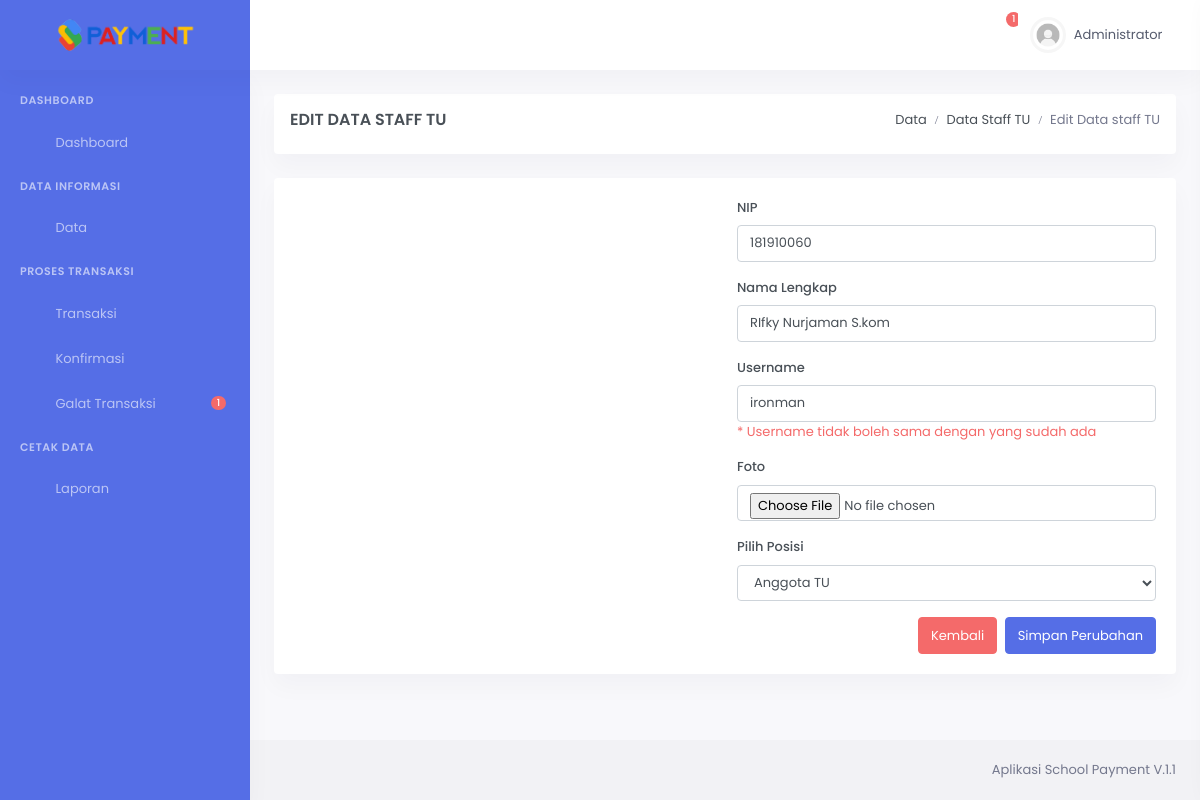
/admin/ubahTU.php?id=32 (signed in), run on the app's committed database.
### tables this page shows
CREATE TABLE `tb_tu` (
  `id` int(11) NOT NULL,
  `nip` int(15) NOT NULL,
  `foto` varchar(50) NOT NULL,
  `username` varchar(255) NOT NULL,
  `password` varchar(255) NOT NULL,
  `nama` varchar(255) NOT NULL,
  `posisi` varchar(255) NOT NULL,
  `bio` text NOT NULL
);

### admin/ubahTU.php (the view, shortened to what this page needs)
<?php
include 'header.php';
?>
<?php
$id = $_GET['id'];
$query = mysqli_query($konek,"SELECT * FROM tb_tu WHERE id='$id'");
$m     = mysqli_fetch_assoc($query);
?>
<div class="main-content">
    <div class="page-content">
        <div class="container-fluid">
            <div class="row">
                        <div class="col-12">
                            <div class="card">
                                <div class="page-title-box d-flex align-items-center justify-content-between">
                                <h4 class="ml-3 mt-3 mb-0 font-size-18">Edit Data staff TU </h4>
                                    <div class="page-title-right">
                                        <ol class="breadcrumb mb-0 ml-3 mt-3 mr-3">
                                            <li class="breadcrumb-item"><a href="index.php">Data</a></li>
                                            <li class="breadcrumb-item"><a href="datatu.php">Data Staff TU</a></li>
                                            <li class="breadcrumb-item active">Edit Data staff TU</li>
                                        </ol>
                                    </div>
                                </div>
                            </div>
                        </div>
                    </div>
            <div class="card">
                <div class="card-body">
                    <form action="#" class="custom-validation" enctype="multipart/form-data" method="post">
                        <div class="row">
                            <div class="col-md-6">
								<center>
								</center>
                            </div>
                            <div class="col-md-6">
							<div class="form-group">
                                    <label>NIP</label>
                                    <div>
                                        <input value="<?= $m['nip'] ?>" type="text" class="form-control" required="" data-parsley-minlength="6" placeholder="Minimal 6 angka" name="nip">
                                    </div>
                                </div>
                                <div class="form-group">
                                    <label>Nama Lengkap</label>
                                    <div>
                                        <input type="text" value="<?= $m['nama'] ?>" class="form-control" required="" placeholder="Masukan Nama" name="nama">
                                    </div>
                                </div>
                                <div class="form-group">
                                    <label>Username</label>
                                    <div>
										<input type="text" class="form-control" value="<?= $m['username'] ?>" required="" data-parsley-minlength="6" placeholder="Minimal 6 Huruf" name="username">
										<span class="text-danger">* Username tidak boleh sama dengan yang sudah ada </span>
                                    </div>
                                </div>
							<div class="form-group">
                                    <label>Foto</label>
                                    <div>
                                        <input type="file" class="form-control" name="foto" >
                                    </div>
                                </div>
                                <div class="form-group">
                                    <label>Pilih Posisi</label>
                                    <div>
										<select name="posisi" class="form-control" id="">
											<option value="<?= $m['posisi'] ?>"><?= $m['posisi']; ?></option>
									</select>
									</div>
                                </div>
                            </div>
                        </div>
                        <div class="form-group mb-0 float-right">
                            <div>
                                <a class="btn btn-danger waves-effect waves-light mr-1" href="datatu.php">
                                    Kembali
                                </a>
                                <button type="submit" class="btn btn-primary waves-effect" name="ubah">
                                    Simpan Perubahan
                                </button>
                            </div>
                        </div>
                    </form>
                </div>
            </div>
        </div>
    </div>
</div>
          </div>
<?php include 'footer.php';  ?>

### data on the page
tb_tu: nip "181910060", nama "RIfky Nurjaman S.kom", username "ironman", posisi "Anggota TU"

### other printed values
$jum "1"
$_SESSION['nama'] "Administrator"
$n "1"
